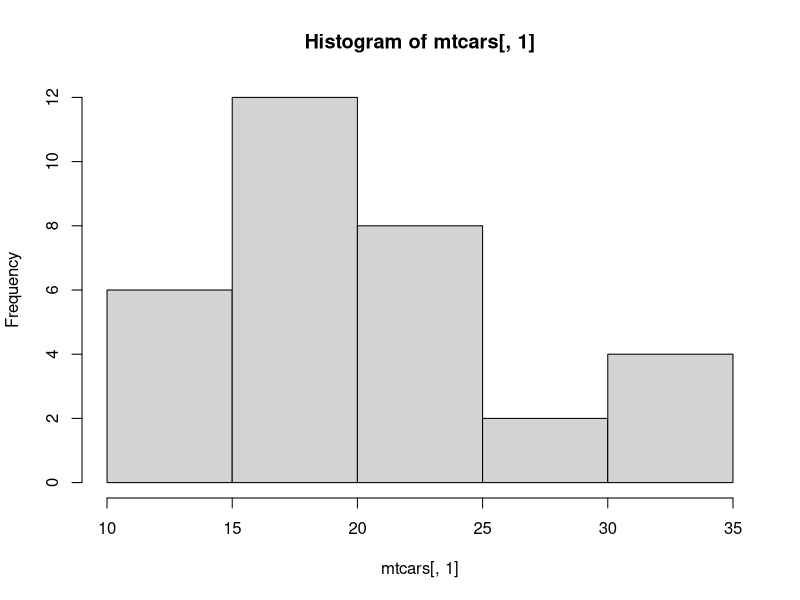

This chart was generated by the following R code:
for(i in 1:nrow(mtcars)){
  if(mtcars[i,1] > 26){
    print("This car is nice.");
  }
}

#In a modern world where cars are considered gas guzzlers 
#if they consume less than ~25ish MPG
#Lets see how they fare
if(mean(mtcars[,1]) < 25){
  print("Gas guzzlers");
}

mpg_list <- list(mtcars[,1])
#Returns a matrix of booleans denoting MPG values more or equal than 20
mpg_acceptable = sapply(mpg_list, function(val){ val<20 })
#Still a matrix, object couldn't be simplified
class(mpg_acceptable)

hist(mtcars[,1])